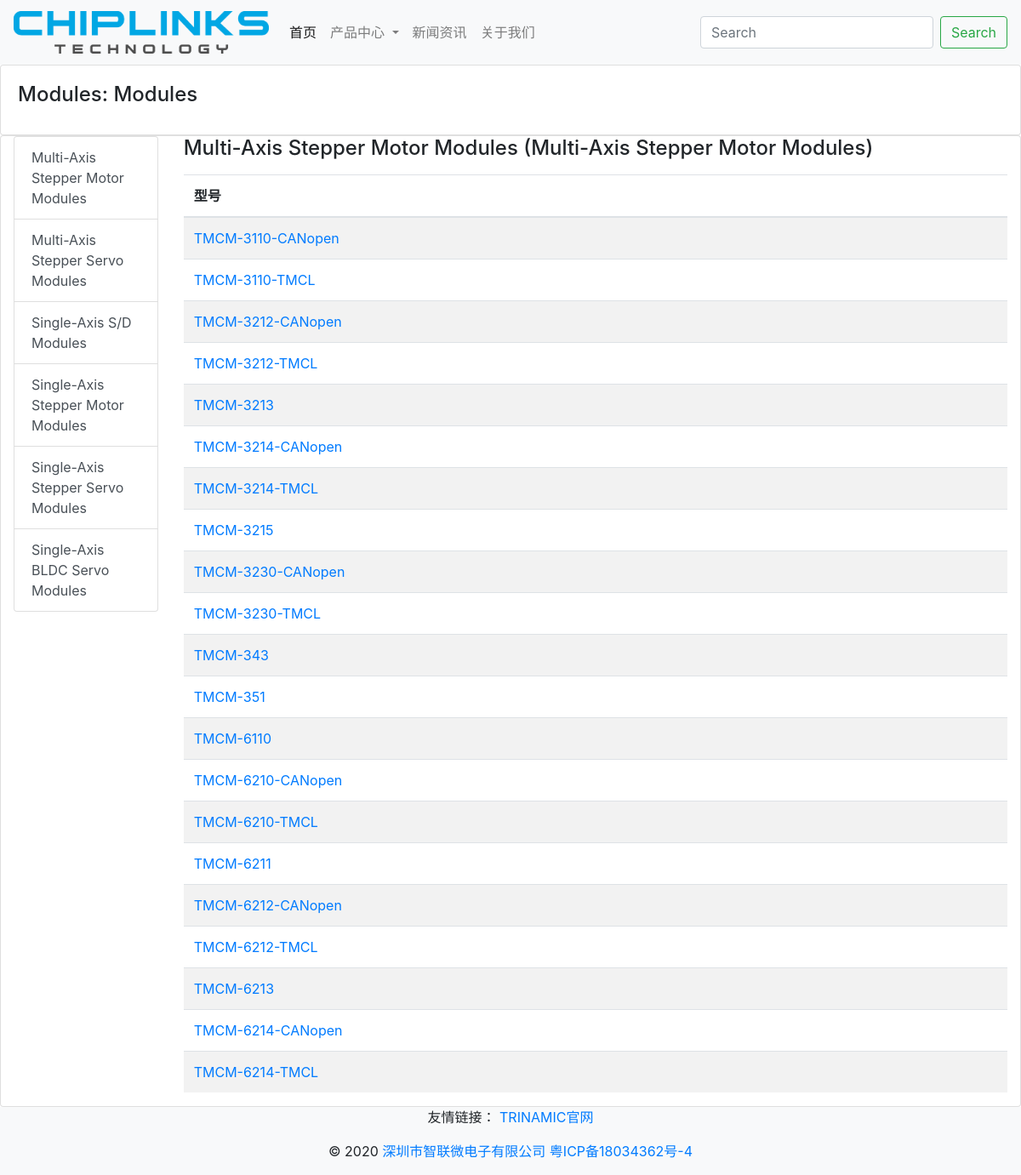
The page /trinamic/product-center/2/0 on the database its author committed.
### Trinamic/models.py (models this page shows, shortened)
class Product(models.Model):
    id = models.AutoField(primary_key=True, auto_created=True)
    name = models.CharField(max_length=200)
    alias = models.CharField(max_length=200, default='')
    excerpt = models.TextField(default='')
    class Meta:
        db_table = 'trinamic_product'

class Category(models.Model):
    id = models.AutoField(primary_key=True, auto_created=True)
    name = models.CharField(max_length=200)
    alias = models.CharField(max_length=200, default='')
    excerpt = models.TextField(default='')
    fields = models.TextField(default='', blank=True)
    product = models.ForeignKey(Product, on_delete=models.CASCADE)
    class Meta:
        db_table = 'trinamic_category'

class Item(models.Model):
    id = models.BigAutoField(primary_key=True, auto_created=True)
    model = models.CharField(max_length=200)
    excerpt = models.TextField(default='')
    category = models.ForeignKey(Category, on_delete=models.CASCADE, blank=True)
    class Meta:
        db_table = 'trinamic_item'

### Trinamic/local_views.py (the view)
# urls.py: path('product-center/<int:p_id>/<int:c_id>', local_views.product_center, name='product-center'),
def product_center(request, p_id, c_id):
    product = Product.objects.get(pk=p_id)
    if c_id:
        category = Category.objects.get(pk=c_id)
    else:
        category_set = product.category_set.all()
        category = category_set[0] if category_set else None
    results = []
    if category and category.fields:
        fields = [Field.objects.get(pk=field) for field in category.fields.split(',') if field != '0']
        results.extend(field.alias for field in fields)
    context = {
        'product': product,
        'category': category,
        'category_fields': results
    }
    return render(request, 'Trinamic/ProductCenter.html', context=context)

### Trinamic/templatetags/trinamic_tags.py (called while the page is built)
@register.simple_tag
def whole_product():
    return Product.objects.all()

@register.simple_tag
def seo_product_center(product_id):
    category_set = Category.objects.filter(product__id=product_id)
    content = ','.join(c.name for c in category_set)
    return content

### templates/Trinamic/ProductCenter.html (shortened to what this page needs)
{% extends 'BASE.html' %}
{% load static %}
{% load trinamic_tags %}
{% block MainBody %}
    <div>
        <article class="card" style="width: 100%;">
            <div class="card-body"><h4 class="card-title">{{ product.alias }}: {{ product.name }}</h4></div>
        </article>
        <div class="card">
            <div class="container-fluid">
                <div class="row">
                    <div class="col-md-2">
                        <div class="list-group">
                            {% for category in product.category_set.all %}
                                <a type="button" class="list-group-item list-group-item-action"
                                   href="{% url 'Trinamic:product-center' product.id category.id %}">
                                    {{ category.alias }}
                                </a>
                            {% endfor %}
                        </div>
                    </div>
                    <div class="col-md-10"><h4>{{ category.alias }} ({{ category.name }})</h4>
                        <div>
                            <table role="table" aria-busy="false" aria-colcount="9"
                                   class="table b-table table-striped table-hover" id="__BVID__37">
                                <thead role="rowgroup" class="">
                                <tr role="row">
                                    <th>
                                        <div>型号</div>
                                    </th>
                                </tr>
                                </thead>
                                <tbody role="rowgroup">
                                {% for item in category.item_set.all %}
                                    <tr role="row" tabindex="0" class="">
                                        <td role="cell" class=""><a
                                                href="{% url 'Trinamic:item-detail' item.id %}">{{ item.model }}</a>
                                        </td>
                                    </tr>
                                {% endfor %}
                                </tbody>
                            </table>
                        </div>
                    </div>
                </div>
            </div></div>
    </div>
{% endblock %}

### rows shown on the page
Product: alias "Modules", name "Modules"
Category: alias "Multi-Axis Stepper Motor Modules", name "Multi-Axis Stepper Motor Modules"
Category: alias "Multi-Axis Stepper Servo Modules"
Category: alias "Single-Axis S/D Modules"
Category: alias "Single-Axis Stepper Motor Modules"
Category: alias "Single-Axis Stepper Servo Modules"
Category: alias "Single-Axis BLDC Servo Modules"
Item: model "TMCM-3110-CANopen"
Item: model "TMCM-3110-TMCL"
Item: model "TMCM-3212-CANopen"
Item: model "TMCM-3212-TMCL"
Item: model "TMCM-3213"
Item: model "TMCM-3214-CANopen"
Item: model "TMCM-3214-TMCL"
Item: model "TMCM-3215"
Item: model "TMCM-3230-CANopen"
Item: model "TMCM-3230-TMCL"
Item: model "TMCM-343"
Item: model "TMCM-351"
Item: model "TMCM-6110"
Item: model "TMCM-6210-CANopen"
Item: model "TMCM-6210-TMCL"
Item: model "TMCM-6211"
Item: model "TMCM-6212-CANopen"
Item: model "TMCM-6212-TMCL"
Item: model "TMCM-6213"
Item: model "TMCM-6214-CANopen"
Item: model "TMCM-6214-TMCL"
